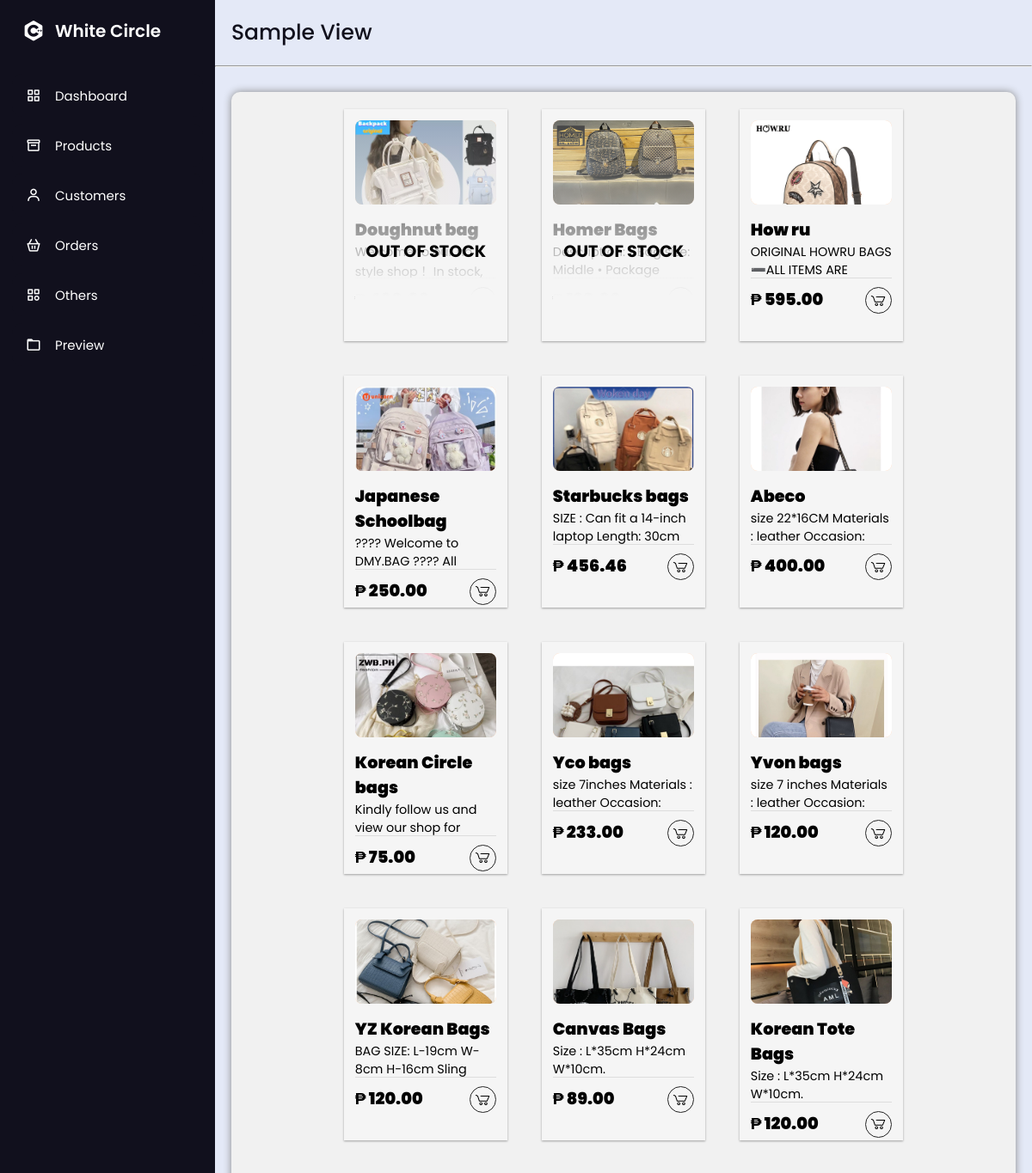
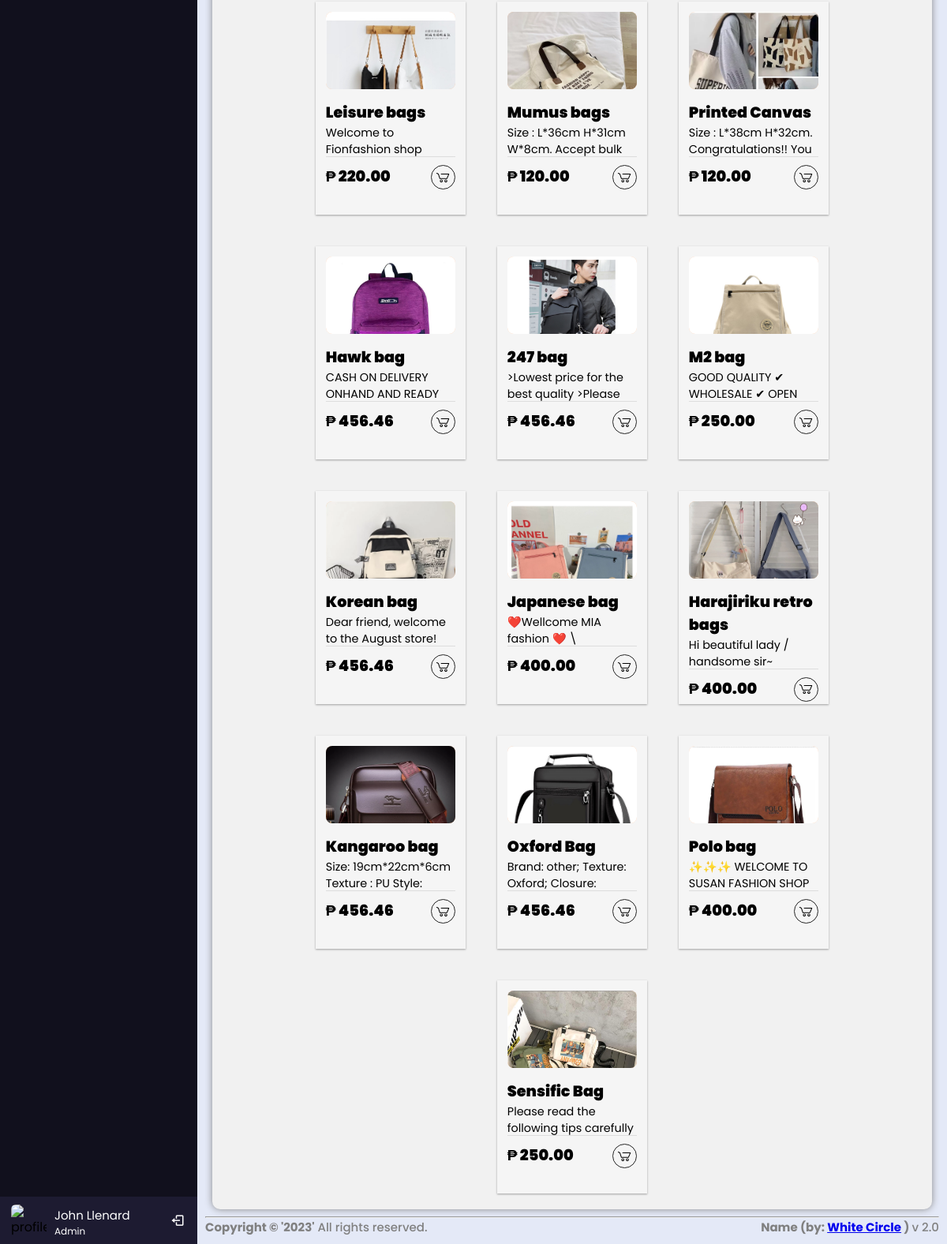
/src/admin.php?page=Admin/plugins/SampleView/, run on the app's committed database (2 pictures, top to bottom).
### tables this page shows
CREATE TABLE `products` (
  `Product_ID` int(10) NOT NULL,
  `Categories_ID` int(10) NOT NULL,
  `Product_Name` varchar(50) NOT NULL,
  `Product_Path` varchar(255) NOT NULL,
  `Product_Price` decimal(10,2) NOT NULL,
  `Product_Weight` decimal(10,2) NOT NULL,
  `Product_Thumbnail` varchar(100) NOT NULL,
  `Product_Stock` int(11) NOT NULL,
  `Product_Description` text NOT NULL,
  `create_time` timestamp NULL DEFAULT current_timestamp(),
  `update_time` timestamp NULL DEFAULT NULL
);

### src/Admin/plugins/SampleView/index.php (the view, shortened to what this page needs)
<div class="bg">
    <div class="separator">
        <div class="text">
            <div class="cont-navigation">
                <p>Sample View</p>
            </div>
        </div>
    </div>
    <hr>
    <div class="separator">
        <div class="data-container">
            <?php
            $sql = "SELECT * FROM `products`";
            $query = $dbh->prepare($sql);
            $query->execute();
            $results = $query->fetchAll(PDO::FETCH_OBJ);
            ?>
            <?php foreach ($results as $result):
                if ($result->Product_Stock == 0) {
                    ?>
                    <div class="product-card">
                        <div class="outofstock">
                            <p>OUT OF STOCK</p>
                        </div>
                        <div class="card-img">
                            <image style="width: 100%;"
                                src="./SystemData/imgs/<?php echo $result->Product_Path . '/' . $result->Product_Thumbnail; ?>" />
                        </div>
                        <div class="card-info">
                            <p class="text-title">
                                <?php echo $result->Product_Name ?>
                            </p>
                            <p class="text-body">
                                <?php echo $result->Product_Description ?>
                            </p>
                        </div>
                        <div class="card-footer">
                            <span class="text-title">₱
                            </span>
                            <div class="card-button">
                            </div>
                        </div>
                    </div>
                <?php } else { ?>
                    <div class="product-card">
                        <div class="card-img">
                            <image style="width: 100%;"
                                src="./SystemData/imgs/<?php echo $result->Product_Path . '/' . $result->Product_Thumbnail; ?>" />
                        </div>
                        <div class="card-info">
                            <p class="text-title">
                                <?php echo $result->Product_Name ?>
                            </p>
                            <p class="text-body">
                                <?php echo $result->Product_Description ?>
                            </p>
                        </div>
                        <div class="card-footer">
                            <span class="text-title">₱
                                <?php echo $result->Product_Price ?>
                            </span>
                            <div class="card-button">
                            </div>
                        </div>
                    </div>
                <?php }endforeach; ?>
        </div>
    </div>
</div>

### src/Admin/plugins/SampleView/index.php (style rules this page uses)
.outofstock { position: absolute; height: 255px; width: 165px; background: linear-gradient(to bottom, transparent, #f5f5f5 80%); display: flex; justify-content: center; align-items: center; }
.outofstock p { margin-top: 50px; font-size: 1.2em; font-weight: bold; }
.separator { padding: 2%; }
.data-container { display: flex; flex-wrap: wrap; justify-content: center; background-color: #f1f1f1; border-radius: 10px; box-shadow: 0px 0px 10px #888888; margin-top: 10px; overflow-x: auto; }
.product-card { margin: 20px; width: 190px; height: 270px; padding: .8em; background: #f5f5f5; position: relative; overflow: visible; box-shadow: 0 1px 3px rgba(0, 0, 0, 0.12), 0 1px 2px rgba(0, 0, 0, 0.24); }
.card-img { overflow: hidden; background-color: #ffcaa6; height: 40%; width: 100%; border-radius: .5rem; transition: .3s ease; }
.card-info { padding-top: 10%; }
svg { width: 20px; height: 20px; }
.card-footer { width: 100%; display: flex; justify-content: space-between; align-items: center; padding-top: 10px; border-top: 1px solid #ddd; }
.text-title { font-weight: 900; font-size: 1.2em; line-height: 1.5; height: 1.5; }
.text-body { font-size: .9em; padding-bottom: 10px; height: 40px; overflow: hidden; }
.card-button { border: 1px solid #252525; display: flex; padding: .3em; cursor: pointer; border-radius: 50px; transition: .3s ease-in-out; }

### data on the page
products: Product_Path+Product_Thumbnail (picture), Product_Name "Doughnut bag", Product_Description "Welcome to our no style shop！ In stock,…"
products: Product_Path+Product_Thumbnail (picture), Product_Name "Homer Bags", Product_Description "Description: • Bag size: Middle • Package…"
products: Product_Path+Product_Thumbnail (picture), Product_Name "How ru", Product_Description "ORIGINAL HOWRU BAGS ➖ALL ITEMS ARE…", Product_Price "595.00"
products: Product_Path+Product_Thumbnail (picture), Product_Name "Japanese Schoolbag", Product_Description "???? Welcome to DMY.BAG ???? All…", Product_Price "250.00"
products: Product_Path+Product_Thumbnail (picture), Product_Name "Starbucks bags", Product_Description "SIZE : Can fit a 14-inch laptop Length: 30cm…", Product_Price "456.46"
products: Product_Path+Product_Thumbnail (picture), Product_Name "Abeco", Product_Description "size 22*16CM Materials : leather Occasion:…", Product_Price "400.00"
products: Product_Path+Product_Thumbnail (picture), Product_Name "Korean Circle bags", Product_Description "Kindly follow us and view our shop for…", Product_Price "75.00"
products: Product_Path+Product_Thumbnail (picture), Product_Name "Yco bags", Product_Description "size 7inches Materials : leather Occasion:…", Product_Price "233.00"
products: Product_Path+Product_Thumbnail (picture), Product_Name "Yvon bags", Product_Description "size 7 inches Materials : leather Occasion:…", Product_Price "120.00"
products: Product_Path+Product_Thumbnail (picture), Product_Name "YZ Korean Bags", Product_Description "BAG SIZE: L-19cm W-8cm H-16cm Sling…", Product_Price "120.00"
products: Product_Path+Product_Thumbnail (picture), Product_Name "Canvas Bags", Product_Description "Size : L*35cm H*24cm W*10cm.…", Product_Price "89.00"
products: Product_Path+Product_Thumbnail (picture), Product_Name "Korean Tote Bags", Product_Description "Size : L*35cm H*24cm W*10cm.…", Product_Price "120.00"
products: Product_Path+Product_Thumbnail (picture), Product_Name "Leisure bags", Product_Description "Welcome to Fionfashion shop…", Product_Price "220.00"
products: Product_Path+Product_Thumbnail (picture), Product_Name "Mumus bags", Product_Description "Size : L*36cm H*31cm W*8cm. Accept bulk…", Product_Price "120.00"
products: Product_Path+Product_Thumbnail (picture), Product_Name "Printed Canvas", Product_Description "Size : L*38cm H*32cm. Congratulations!! You…", Product_Price "120.00"
products: Product_Path+Product_Thumbnail (picture), Product_Name "Hawk bag", Product_Description "CASH ON DELIVERY ONHAND AND READY…", Product_Price "456.46"
products: Product_Path+Product_Thumbnail (picture), Product_Name "247 bag", Product_Description ">Lowest price for the best quality >Please…", Product_Price "456.46"
products: Product_Path+Product_Thumbnail (picture), Product_Name "M2 bag", Product_Description "GOOD QUALITY ✔ WHOLESALE ✔ OPEN…", Product_Price "250.00"
products: Product_Path+Product_Thumbnail (picture), Product_Name "Korean bag", Product_Description "Dear friend, welcome to the August store!…", Product_Price "456.46"
products: Product_Path+Product_Thumbnail (picture), Product_Name "Japanese bag", Product_Description "❤️Wellcome MIA fashion ❤️ \\…", Product_Price "400.00"
products: Product_Path+Product_Thumbnail (picture), Product_Name "Harajiriku retro bags", Product_Description "Hi beautiful lady / handsome sir~…", Product_Price "400.00"
products: Product_Path+Product_Thumbnail (picture), Product_Name "Kangaroo bag", Product_Description "Size: 19cm*22cm*6cm Texture : PU Style:…", Product_Price "456.46"
products: Product_Path+Product_Thumbnail (picture), Product_Name "Oxford Bag", Product_Description "Brand: other; Texture: Oxford; Closure:…", Product_Price "456.46"
products: Product_Path+Product_Thumbnail (picture), Product_Name "Polo bag", Product_Description "✨✨✨ WELCOME TO SUSAN FASHION SHOP…", Product_Price "400.00"
products: Product_Path+Product_Thumbnail (picture), Product_Name "Sensific Bag", Product_Description "Please read the following tips carefully…", Product_Price "250.00"
